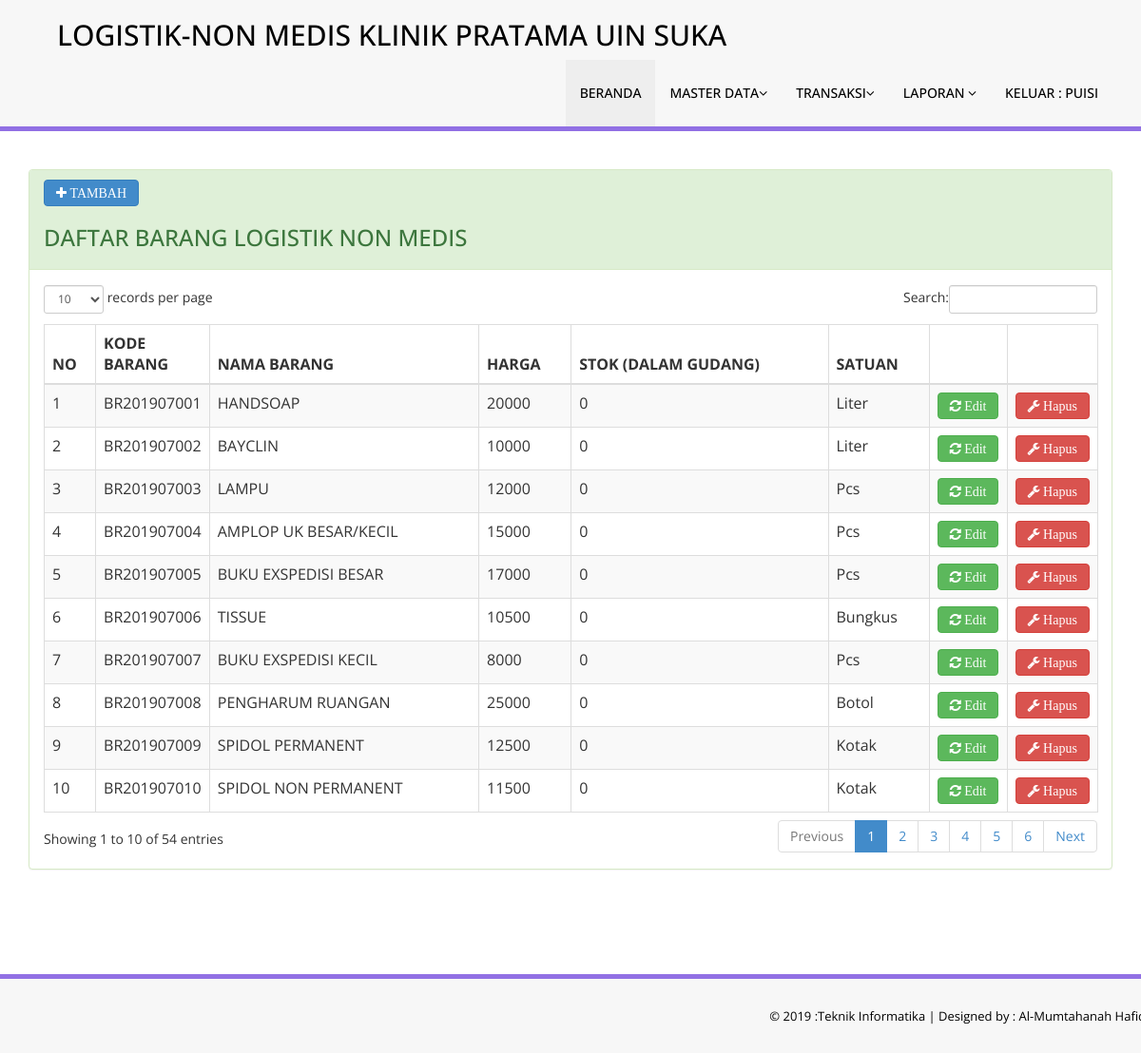
Page /master.php?page=barang (signed in) on the earlier database version.
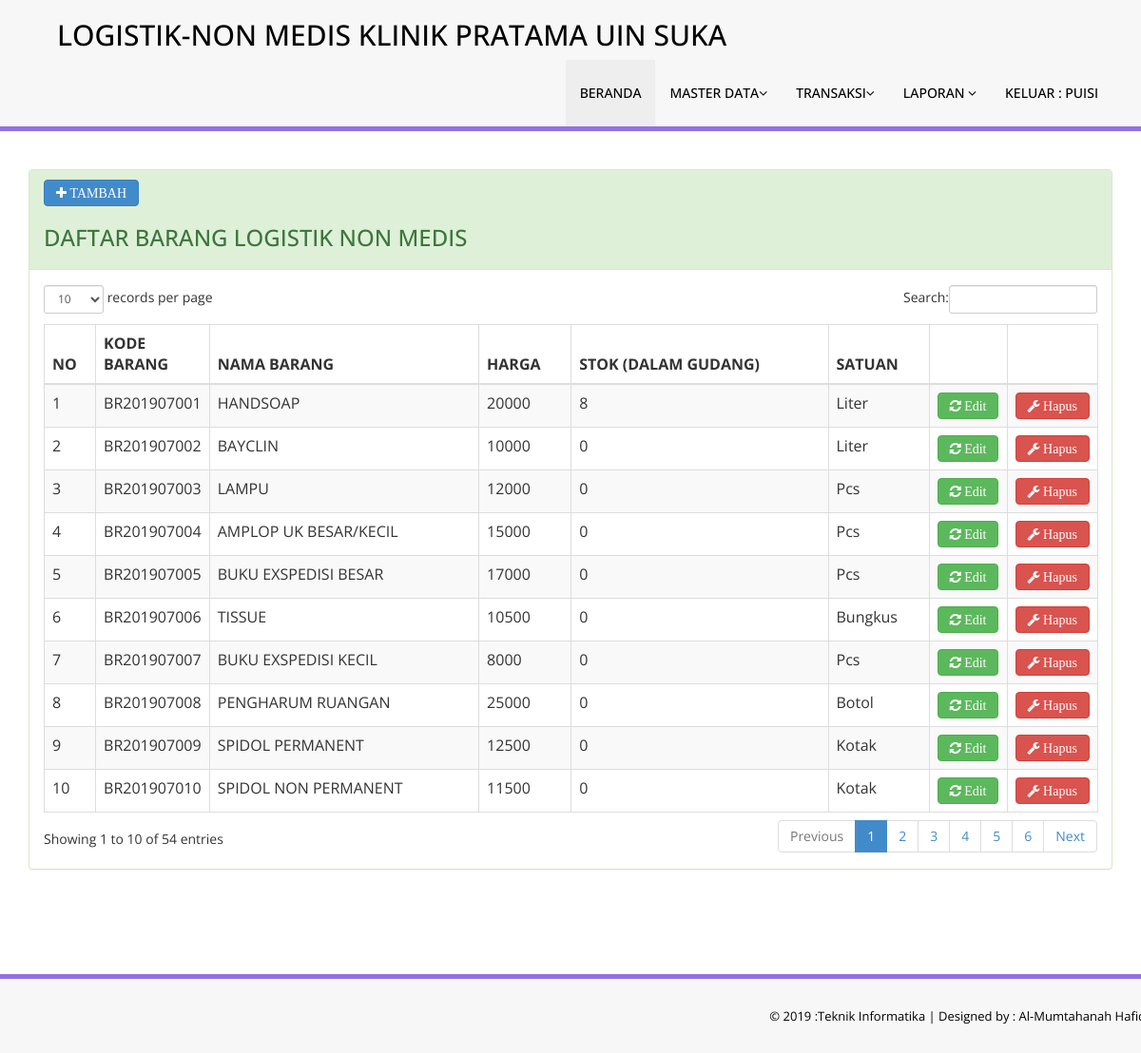
Same page on the later database version.
### tables this page shows
CREATE TABLE `tbl_barang` (
  `kode` int(11) NOT NULL,
  `kode_barang` varchar(15) NOT NULL DEFAULT '',
  `kode_satuan` int(11) DEFAULT NULL,
  `nama_barang` varchar(100) DEFAULT NULL,
  `jumlah` int(11) NOT NULL,
  `harga` int(11) NOT NULL,
  `keterangan` text DEFAULT NULL
);

CREATE TABLE `tbl_satuan` (
  `kode` int(11) NOT NULL,
  `uraian` varchar(50) DEFAULT NULL
);

### modul/barang/index.php (the view, shortened to what this page needs)
<div class="row">
    <div class="col-md-12">
        <div class="panel panel-success">
            <div class="panel-heading">
                <a href="master.php?page=tambah_barang"><button class="btn btn-primary fa fa-plus"> TAMBAH </button></a>
                <h3> DAFTAR BARANG LOGISTIK NON MEDIS </h3>
            </div>
            <div class="panel-body">
                <div class="table-responsive">
                    <table class="table table-striped table-bordered table-hover" id="dataTables-example">
                        <thead>
                            <tr>
                                <th width="5%">NO</th>
                                <th width="10%">KODE BARANG</th>
                                <th>NAMA BARANG</th>
                                <th>HARGA</th>
                                <th>STOK (DALAM GUDANG)</th>
                                <th>SATUAN</th>
                                <th width="3%"></th>
                                <th width="3%"></th>
                            </tr>
                        </thead>
                        <tbody>
                            <?php
                            $no = 1;
                            $qry = mysqli_query($konek, "select `tbl_barang`.`kode` AS `kode`,`tbl_barang`.`kode_barang` AS `kode_barang`,`tbl_barang`.`jumlah` AS `stok` ,`tbl_barang`.`kode_satuan` AS `kode_satuan`,`tbl_barang`.`nama_barang` AS `nama_barang`,`tbl_barang`.`harga` AS `harga`,`tbl_barang`.`keterangan` AS `keterangan`,`tbl_satuan`.`uraian` AS `satuan` from (`tbl_barang` join `tbl_satuan` on((`tbl_satuan`.`kode` = `tbl_barang`.`kode_satuan`)))");
                            while ($data = mysqli_fetch_array($qry)) {
                                ?>
                                <tr class="odd gradeX">
                                    <td><?php echo $no++; ?></td>
                                    <td><?php echo $data['kode_barang']; ?></td>
                                    <td><?php echo $data['nama_barang']; ?></td>
                                    <td><?php echo $data['harga']; ?></td>
                                    <td><?php echo $data['stok']; ?></td>
                                    <td><?php echo $data['satuan']; ?></td>
                                    <td class="center"><a href="master.php?page=edit_barang&id=<?php echo base64_encode($data['kode']); ?>" class="fa fa-refresh btn btn-success"> Edit</a></td>
                                    <td class="center"><a onClick="return confirm('Data ini akan di hapus.?')" href="master.php?page=barang&hapus=<?php echo $data['kode']; ?>" class="fa fa-wrench btn btn-danger"> Hapus</a></td>
                                </tr>
                            <?php } ?>
                        </tbody>
                    </table>
                </div>
            </div>
        </div>
    </div>
</div>

Differences in the rows shown:
changed tbl_barang "BR201907001": jumlah "0" → "8"
